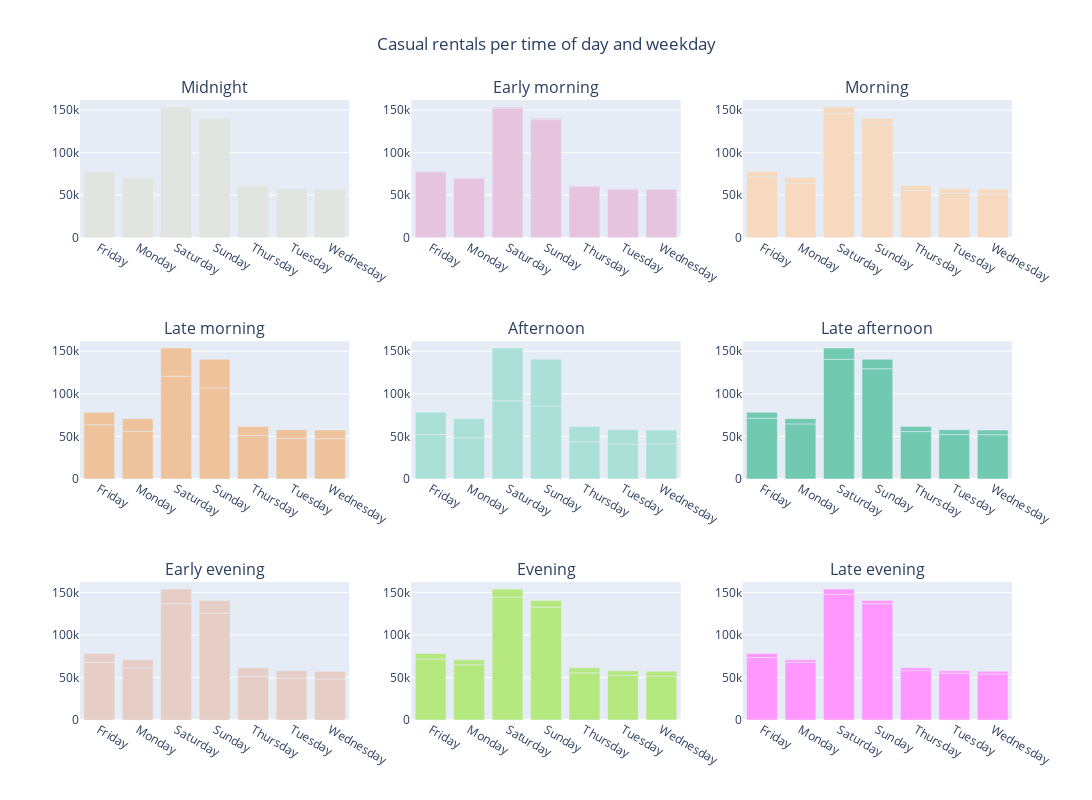

Write notebook code for a chart like this one.
### Code cell
df_midnight_weekday = hour_df.groupby(['midnight', 'weekday']).agg({'casual': 'sum'}).reset_index()
df_midnight_weekday.rename(columns={'casual': 'casual_sum'}, inplace=True)

df_early_morning_weekday = hour_df.groupby(['early_morning', 'weekday']).agg({'casual': 'sum'}).reset_index()
df_early_morning_weekday.rename(columns={'casual': 'casual_sum'}, inplace=True)

df_morning_weekday = hour_df.groupby(['morning', 'weekday']).agg({'casual': 'sum'}).reset_index()
df_morning_weekday.rename(columns={'casual': 'casual_sum'}, inplace=True)

df_late_morning_weekday = hour_df.groupby(['late_morning', 'weekday']).agg({'casual': 'sum'}).reset_index()
df_late_morning_weekday.rename(columns={'casual': 'casual_sum'}, inplace=True)

df_afternoon_weekday = hour_df.groupby(['afternoon', 'weekday']).agg({'casual': 'sum'}).reset_index()
df_afternoon_weekday.rename(columns={'casual': 'casual_sum'}, inplace=True)

df_late_afternoon_weekday = hour_df.groupby(['late_afternoon', 'weekday']).agg({'casual': 'sum'}).reset_index()
df_late_afternoon_weekday.rename(columns={'casual': 'casual_sum'}, inplace=True)

df_early_evening_weekday = hour_df.groupby(['early_evening', 'weekday']).agg({'casual': 'sum'}).reset_index()
df_early_evening_weekday.rename(columns={'casual': 'casual_sum'}, inplace=True)

df_evening_weekday = hour_df.groupby(['evening', 'weekday']).agg({'casual': 'sum'}).reset_index()
df_evening_weekday.rename(columns={'casual': 'casual_sum'}, inplace=True)

df_late_evening_weekday = hour_df.groupby(['late_evening', 'weekday']).agg({'casual': 'sum'}).reset_index()
df_late_evening_weekday.rename(columns={'casual': 'casual_sum'}, inplace=True)

fig = make_subplots(rows=3, cols=3, subplot_titles=("Midnight", "Early morning", "Morning", "Late morning", "Afternoon", "Late afternoon", "Early evening", "Evening", "Late evening"))

fig.add_trace(go.Bar(x=df_midnight_weekday.weekday, y=df_midnight_weekday.casual_sum, name='Casual', marker_color='#E1E4DF'), row=1, col=1)
fig.add_trace(go.Bar(x=df_early_morning_weekday.weekday, y=df_early_morning_weekday.casual_sum, name='Casual', marker_color='#E6C4DF'), row=1, col=2)
fig.add_trace(go.Bar(x=df_morning_weekday.weekday, y=df_morning_weekday.casual_sum, name='Casual', marker_color='#F6D9BE'), row=1, col=3)
fig.add_trace(go.Bar(x=df_late_morning_weekday.weekday, y=df_late_morning_weekday.casual_sum, name='Casual', marker_color='#EEC39C'), row=2, col=1)
fig.add_trace(go.Bar(x=df_afternoon_weekday.weekday, y=df_afternoon_weekday.casual_sum, name='Casual', marker_color='#ABE0D6'), row=2, col=2)
fig.add_trace(go.Bar(x=df_late_afternoon_weekday.weekday, y=df_late_afternoon_weekday.casual_sum, name='Casual', marker_color='#71C9B0'), row=2, col=3)
fig.add_trace(go.Bar(x=df_early_evening_weekday.weekday, y=df_early_evening_weekday.casual_sum, name='Casual', marker_color='#E6CEC6'), row=3, col=1)
fig.add_trace(go.Bar(x=df_evening_weekday.weekday, y=df_evening_weekday.casual_sum, name='Casual'), row=3, col=2)
fig.add_trace(go.Bar(x=df_late_evening_weekday.weekday, y=df_late_evening_weekday.casual_sum, name='Casual'), row=3, col=3)

fig.update_layout(height=800, width=1150, title_text="Casual rentals per time of day and weekday")
fig.layout.title.x = 0.5
fig.update_layout(showlegend=False)

fig.show()

### Figure 1 — Plotly figure (JSON) as saved in the notebook; plotly's stock layout.template omitted (floating-point values rounded to 4 significant figures)
{"data": [{"marker": {"color": "#E1E4DF"}, "name": "Casual", "type": "bar", "x": ["Friday", "Monday", "Saturday", "Sunday", "Thursday", "Tuesday", "Wednesday"], "xaxis": "x", "y": [78238, 70784, 153852, 140521, 61460, 57843, 57319], "yaxis": "y"}, {"marker": {"color": "#E6C4DF"}, "name": "Casual", "type": "bar", "x": ["Friday", "Monday", "Saturday", "Sunday", "Thursday", "Tuesday", "Wednesday", "Friday", "Monday", "Saturday", "Sunday", "Thursday", "Tuesday", "Wednesday"], "xaxis": "x2", "y": [77409, 70014, 152490, 138848, 60704, 57152, 56604, 829, 770, 1362, 1673, 756, 691, 715], "yaxis": "y2"}, {"marker": {"color": "#F6D9BE"}, "name": "Casual", "type": "bar", "x": ["Friday", "Monday", "Saturday", "Sunday", "Thursday", "Tuesday", "Wednesday", "Friday", "Monday", "Saturday", "Sunday", "Thursday", "Tuesday", "Wednesday"], "xaxis": "x3", "y": [71803, 64314, 146265, 132600, 55496, 51980, 51303, 6435, 6470, 7587, 7921, 5964, 5863, 6016], "yaxis": "y3"}, {"marker": {"color": "#EEC39C"}, "name": "Casual", "type": "bar", "x": ["Friday", "Monday", "Saturday", "Sunday", "Thursday", "Tuesday", "Wednesday", "Friday", "Monday", "Saturday", "Sunday", "Thursday", "Tuesday", "Wednesday"], "xaxis": "x4", "y": [63611, 56062, 120787, 106952, 50906, 47623, 47283, 14627, 14722, 33065, 33569, 10554, 10220, 10036], "yaxis": "y4"}, {"marker": {"color": "#ABE0D6"}, "name": "Casual", "type": "bar", "x": ["Friday", "Monday", "Saturday", "Sunday", "Thursday", "Tuesday", "Wednesday", "Friday", "Monday", "Saturday", "Sunday", "Thursday", "Tuesday", "Wednesday"], "xaxis": "x5", "y": [52208, 48299, 91875, 85576, 43632, 40922, 41263, 26030, 22485, 61977, 54945, 17828, 16921, 16056], "yaxis": "y5"}, {"marker": {"color": "#71C9B0"}, "name": "Casual", "type": "bar", "x": ["Friday", "Monday", "Saturday", "Sunday", "Thursday", "Tuesday", "Wednesday", "Friday", "Monday", "Saturday", "Sunday", "Thursday", "Tuesday", "Wednesday"], "xaxis": "x6", "y": [71367, 64661, 140589, 129536, 55605, 52121, 51918, 6871, 6123, 13263, 10985, 5855, 5722, 5401], "yaxis": "y6"}, {"marker": {"color": "#E6CEC6"}, "name": "Casual", "type": "bar", "x": ["Friday", "Monday", "Saturday", "Sunday", "Thursday", "Tuesday", "Wednesday", "Friday", "Monday", "Saturday", "Sunday", "Thursday", "Tuesday", "Wednesday"], "xaxis": "x7", "y": [68002, 61129, 136659, 125557, 51685, 48767, 48217, 10236, 9655, 17193, 14964, 9775, 9076, 9102], "yaxis": "y7"}, {"name": "Casual", "type": "bar", "x": ["Friday", "Monday", "Saturday", "Sunday", "Thursday", "Tuesday", "Wednesday", "Friday", "Monday", "Saturday", "Sunday", "Thursday", "Tuesday", "Wednesday"], "xaxis": "x8", "y": [71624, 64934, 144439, 132590, 55464, 52392, 51626, 6614, 5850, 9413, 7931, 5996, 5451, 5693], "yaxis": "y8"}, {"name": "Casual", "type": "bar", "x": ["Friday", "Monday", "Saturday", "Sunday", "Thursday", "Tuesday", "Wednesday", "Friday", "Monday", "Saturday", "Sunday", "Thursday", "Tuesday", "Wednesday"], "xaxis": "x9", "y": [73428, 67919, 147536, 136728, 58024, 55042, 54075, 4810, 2865, 6316, 3793, 3436, 2801, 3244], "yaxis": "y9"}], "layout": {"annotations": [{"font": {"size": 16}, "showarrow": false, "text": "Midnight", "x": 0.1444, "xanchor": "center", "xref": "paper", "y": 1, "yanchor": "bottom", "yref": "paper"}, {"font": {"size": 16}, "showarrow": false, "text": "Early morning", "x": 0.5, "xanchor": "center", "xref": "paper", "y": 1, "yanchor": "bottom", "yref": "paper"}, {"font": {"size": 16}, "showarrow": false, "text": "Morning", "x": 0.8556, "xanchor": "center", "xref": "paper", "y": 1, "yanchor": "bottom", "yref": "paper"}, {"font": {"size": 16}, "showarrow": false, "text": "Late morning", "x": 0.1444, "xanchor": "center", "xref": "paper", "y": 0.6111, "yanchor": "bottom", "yref": "paper"}, {"font": {"size": 16}, "showarrow": false, "text": "Afternoon", "x": 0.5, "xanchor": "center", "xref": "paper", "y": 0.6111, "yanchor": "bottom", "yref": "paper"}, {"font": {"size": 16}, "showarrow": false, "text": "Late afternoon", "x": 0.8556, "xanchor": "center", "xref": "paper", "y": 0.6111, "yanchor": "bottom", "yref": "paper"}, {"font": {"size": 16}, "showarrow": false, "text": "Early evening", "x": 0.1444, "xanchor": "center", "xref": "paper", "y": 0.2222, "yanchor": "bottom", "yref": "paper"}, {"font": {"size": 16}, "showarrow": false, "text": "Evening", "x": 0.5, "xanchor": "center", "xref": "paper", "y": 0.2222, "yanchor": "bottom", "yref": "paper"}, {"font": {"size": 16}, "showarrow": false, "text": "Late evening", "x": 0.8556, "xanchor": "center", "xref": "paper", "y": 0.2222, "yanchor": "bottom", "yref": "paper"}], "height": 800, "showlegend": false, "title": {"text": "Casual rentals per time of day and weekday", "x": 0.5}, "width": 1150, "xaxis": {"anchor": "y", "domain": [0, 0.2889]}, "xaxis2": {"anchor": "y2", "domain": [0.3556, 0.6444]}, "xaxis3": {"anchor": "y3", "domain": [0.7111, 1]}, "xaxis4": {"anchor": "y4", "domain": [0, 0.2889]}, "xaxis5": {"anchor": "y5", "domain": [0.3556, 0.6444]}, "xaxis6": {"anchor": "y6", "domain": [0.7111, 1]}, "xaxis7": {"anchor": "y7", "domain": [0, 0.2889]}, "xaxis8": {"anchor": "y8", "domain": [0.3556, 0.6444]}, "xaxis9": {"anchor": "y9", "domain": [0.7111, 1]}, "yaxis": {"anchor": "x", "domain": [0.7778, 1]}, "yaxis2": {"anchor": "x2", "domain": [0.7778, 1]}, "yaxis3": {"anchor": "x3", "domain": [0.7778, 1]}, "yaxis4": {"anchor": "x4", "domain": [0.3889, 0.6111]}, "yaxis5": {"anchor": "x5", "domain": [0.3889, 0.6111]}, "yaxis6": {"anchor": "x6", "domain": [0.3889, 0.6111]}, "yaxis7": {"anchor": "x7", "domain": [0, 0.2222]}, "yaxis8": {"anchor": "x8", "domain": [0, 0.2222]}, "yaxis9": {"anchor": "x9", "domain": [0, 0.2222]}}}
